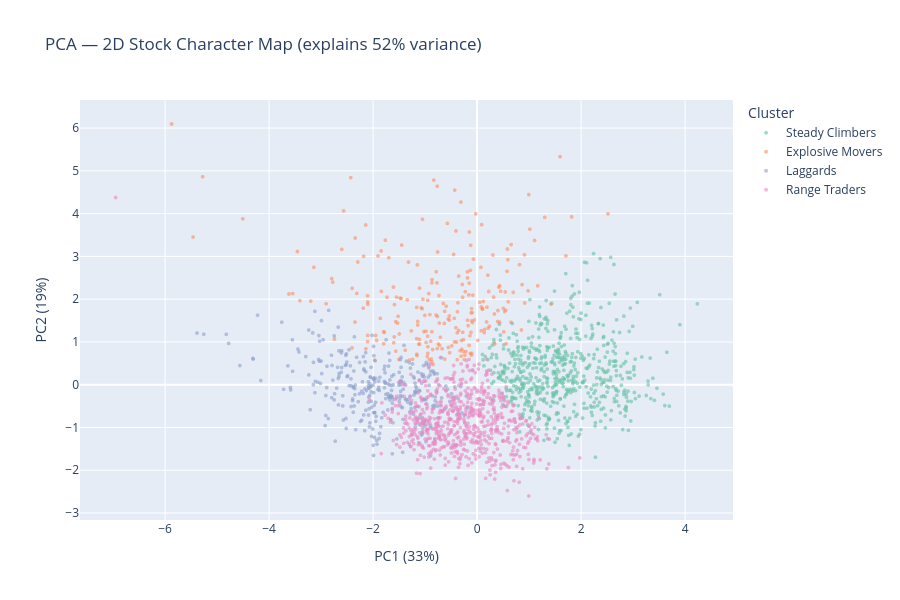

Source (notebook cell):
### Markdown cell above
## 6. PCA scatter — 2D view of clusters

### Code cell
pca = PCA(n_components=2, random_state=42)
coords = pca.fit_transform(X)

pca_df = feat_df[['cluster_name','ann_ret','ann_vol','r_squared']].copy()
pca_df['PC1'] = coords[:, 0]
pca_df['PC2'] = coords[:, 1]
pca_df['symbol'] = feat_df.index

fig = px.scatter(
    pca_df, x='PC1', y='PC2',
    color='cluster_name',
    hover_name='symbol',
    hover_data={'ann_ret': ':.1%', 'ann_vol': ':.1%', 'r_squared': ':.2f'},
    color_discrete_sequence=px.colors.qualitative.Set2,
    title=f'PCA — 2D Stock Character Map (explains {pca.explained_variance_ratio_.sum():.0%} variance)',
    labels={'PC1': f'PC1 ({pca.explained_variance_ratio_[0]:.0%})',
            'PC2': f'PC2 ({pca.explained_variance_ratio_[1]:.0%})',
            'cluster_name': 'Cluster'}
)
fig.update_traces(marker=dict(size=4, opacity=0.6))
fig.update_layout(height=600)
fig.show()

### Figure 1 — Plotly figure (JSON) as saved in the notebook; plotly's stock layout.template omitted (floating-point values rounded to 4 significant figures; data arrays with more than 128 entries replaced by an {"elided": "..."} marker saying what was removed)
{"data": [{"customdata": {"elided": "614x3 float values"}, "hovertemplate": "<b>%{hovertext}</b><br><br>Cluster=Steady Climbers<br>PC1 (33%)=%{x}<br>PC2 (19%)=%{y}<br>ann_ret=%{customdata[0]:.1%}<br>ann_vol=%{customdata[1]:.1%}<br>r_squared=%{customdata[2]:.2f}<extra></extra>", "hovertext": {"elided": "614 str values"}, "legendgroup": "Steady Climbers", "marker": {"color": "rgb(102,194,165)", "opacity": 0.6, "size": 4, "symbol": "circle"}, "mode": "markers", "name": "Steady Climbers", "showlegend": true, "type": "scattergl", "x": {"elided": "614 float values"}, "xaxis": "x", "y": {"elided": "614 float values"}, "yaxis": "y"}, {"customdata": {"elided": "233x3 float values"}, "hovertemplate": "<b>%{hovertext}</b><br><br>Cluster=Explosive Movers<br>PC1 (33%)=%{x}<br>PC2 (19%)=%{y}<br>ann_ret=%{customdata[0]:.1%}<br>ann_vol=%{customdata[1]:.1%}<br>r_squared=%{customdata[2]:.2f}<extra></extra>", "hovertext": {"elided": "233 str values"}, "legendgroup": "Explosive Movers", "marker": {"color": "rgb(252,141,98)", "opacity": 0.6, "size": 4, "symbol": "circle"}, "mode": "markers", "name": "Explosive Movers", "showlegend": true, "type": "scattergl", "x": {"elided": "233 float values"}, "xaxis": "x", "y": {"elided": "233 float values"}, "yaxis": "y"}, {"customdata": {"elided": "335x3 float values"}, "hovertemplate": "<b>%{hovertext}</b><br><br>Cluster=Laggards<br>PC1 (33%)=%{x}<br>PC2 (19%)=%{y}<br>ann_ret=%{customdata[0]:.1%}<br>ann_vol=%{customdata[1]:.1%}<br>r_squared=%{customdata[2]:.2f}<extra></extra>", "hovertext": {"elided": "335 str values"}, "legendgroup": "Laggards", "marker": {"color": "rgb(141,160,203)", "opacity": 0.6, "size": 4, "symbol": "circle"}, "mode": "markers", "name": "Laggards", "showlegend": true, "type": "scattergl", "x": {"elided": "335 float values"}, "xaxis": "x", "y": {"elided": "335 float values"}, "yaxis": "y"}, {"customdata": {"elided": "676x3 float values"}, "hovertemplate": "<b>%{hovertext}</b><br><br>Cluster=Range Traders<br>PC1 (33%)=%{x}<br>PC2 (19%)=%{y}<br>ann_ret=%{customdata[0]:.1%}<br>ann_vol=%{customdata[1]:.1%}<br>r_squared=%{customdata[2]:.2f}<extra></extra>", "hovertext": {"elided": "676 str values"}, "legendgroup": "Range Traders", "marker": {"color": "rgb(231,138,195)", "opacity": 0.6, "size": 4, "symbol": "circle"}, "mode": "markers", "name": "Range Traders", "showlegend": true, "type": "scattergl", "x": {"elided": "676 float values"}, "xaxis": "x", "y": {"elided": "676 float values"}, "yaxis": "y"}], "layout": {"height": 600, "legend": {"title": {"text": "Cluster"}, "tracegroupgap": 0}, "title": {"text": "PCA — 2D Stock Character Map (explains 52% variance)"}, "xaxis": {"anchor": "y", "domain": [0, 1], "title": {"text": "PC1 (33%)"}}, "yaxis": {"anchor": "x", "domain": [0, 1], "title": {"text": "PC2 (19%)"}}}}
